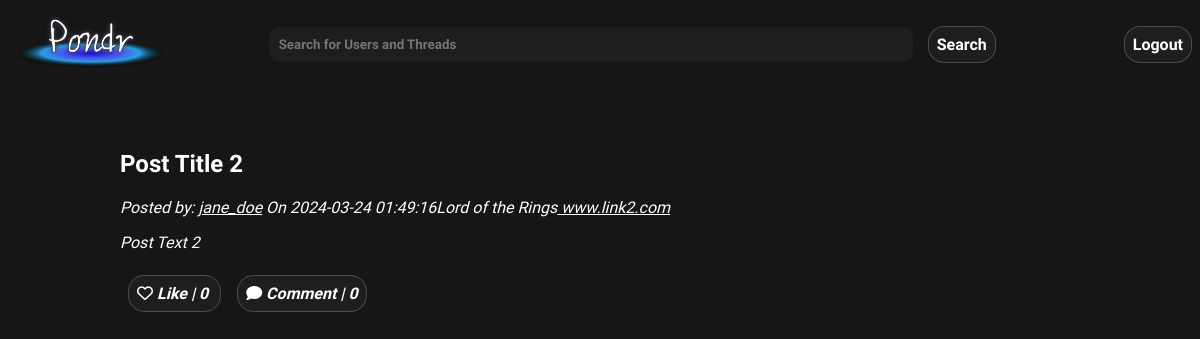
/pages/thread.php?postId=2 (signed in), run on the app's committed database.
### tables this page shows
CREATE TABLE posts (
    postId INT AUTO_INCREMENT,
    userId INT NOT NULL, 
    postDate DATETIME NOT NULL,  
    title VARCHAR(255) NOT NULL,
    text VARCHAR(3000) NOT NULL,  
    img VARCHAR(255),
    link VARCHAR(255),
    catId INT,
    likes INT NOT NULL DEFAULT 0,
    comment INT NOT NULL DEFAULT 0,
    PRIMARY KEY(postId,userId),
    FOREIGN KEY(userId) REFERENCES users(userId)
        ON DELETE CASCADE,
    FOREIGN KEY(catId) REFERENCES categories(catId)
        ON DELETE CASCADE
    
);

CREATE TABLE users (
    userId INT AUTO_INCREMENT,
    utype BIT(1) NOT NULL,  
    fName VARCHAR(255) NOT NULL,
    lName VARCHAR(255) NOT NULL,
    uName VARCHAR(255) NOT NULL UNIQUE,
    email VARCHAR(255) NOT NULL UNIQUE,
    pass VARCHAR(255) NOT NULL,
    bio VARCHAR(1000) NOT NULL,  
    pfp VARCHAR(255),
    recoveryKey VARCHAR(255) NOT NULL,
    PRIMARY KEY(userId)
);

CREATE TABLE categories (
    catId INT AUTO_INCREMENT,
    userId INT NOT NULL,
    name VARCHAR(255) NOT NULL,
    description VARCHAR(255),
    count INT NOT NULL DEFAULT 0,  
    PRIMARY KEY(catId),
    FOREIGN KEY(userId) REFERENCES users(userId)
        ON DELETE CASCADE
);

### public/pages/thread.php (the view, shortened to what this page needs)
<!DOCTYPE html>
<html lang="en">
    <head>
        <link rel="stylesheet" href="../css/styles.css">
        <link rel="stylesheet" href="../css/threads.css">
    </head>
    <body>
        <?php require_once '../scripts/header.php'; ?>
        <main class="column-container margin-down">
            <div class="thread-container">
                <?php
                if (isset ($_GET['postId'])) {
                    $postId = $_GET['postId'];
                }
                 $sql = "SELECT p.postId, p.userId, p.postDate, p.title, p.text, p.img, u.uName AS userName, c.name, c.catId, p.link FROM posts p JOIN users u ON p.userId = u.userId LEFT OUTER JOIN categories c ON p.catId=c.catId WHERE p.postId = ?";
                $prstmt = $conn->prepare($sql);
                $prstmt->bind_param("i", $postId);
                $prstmt->execute();
                $prstmt->bind_result($postId, $userId, $postDate, $postTitle, $postText, $postImg, $userName, $category, $catId,$link);
                if ($prstmt->fetch()) {
                    echo "<article>";
                    echo "<h1> $postTitle </h1>";
                    echo "<i>Posted by: <a href=\"./profile.php?uName=$userName\">$userName</a>  On <time>$postDate</time></i?";
                    echo "Under <a href=\"./discussion.php?catId=$catId\">$category</a>";
                    echo "<a href=\"$link\" target=\"_blank\"> $link </a>";
                    echo "<p> $postText </p>";
                    echo " </article>";
                } else {
                    echo "Post Does Not Exist";
                }
                ?>
                <div id="icon-buttons">
                    <a href="" class="link-button" id="like-button"><i class="fa-regular fa-heart"></i> Like | <span
                            id="like-count"> 0 </span></a>
                    <a href="" class="link-button" id="add-comment" ><i class="fa-solid fa-comment" ></i> Comment | <span
                            id="comment-count"> 0 </span> </a>
                </div>
            </div>
        </main>
    </body>
</html>

### public/css/styles.css (style rules this page uses)
:root { --background-color: #161616; --navbar-dark: linear-gradient(145deg, #0A0A0A, #161616); --button-border: rgba(255, 255, 255, 0.2); --text-color: #ffffff; --button-hover-bg: #2A2A2A; --input-background: #1E1E1E; --input-hover: rgba(255, 255, 255, 0.1); --highlight-color: #3A7FFB; --box-shadow: 0 4px 6px rgba(0, 0, 0, 0.1); --pondr-font: 'Quicksand', sans-serif; }
a { color: white; }
body { margin: 0; padding: 0; font-family: var(--pondr-font); background-color: var(--background-color); color:var(--text-color); transition: all 0.2s ease; }
input[type="text"], input[type="password"], input[type="email"], button, .link-button, .form-button, .form-container textarea, .form-container select { font-family: var(--pondr-font); background-color: var(--input-background); color: var(--text-color); border: 0.1em solid var(--button-border); border-radius: 1em; transition: all 0.3s ease-in; padding: 0.5em; text-decoration: none; margin: 0em 0.5em; font-weight:bold; outline: none; }
.margin-down { margin-top: 2vw; align-items:flex-start; margin-bottom: 5em; }
.column-container { display: flex; flex-direction: column; align-items: center; height: 94vh; }

### public/css/threads.css (style rules this page uses)
.thread-container { width: 80%; padding: 1em 2em; }
#icon-buttons { margin-top: 2em; }

### data on the page
posts: title "Post Title 2", userId.uName "jane_doe", postDate "2024-03-24 01:49:16", catId.name "Lord of the Rings", link "www.link2.com", text "Post Text 2"
